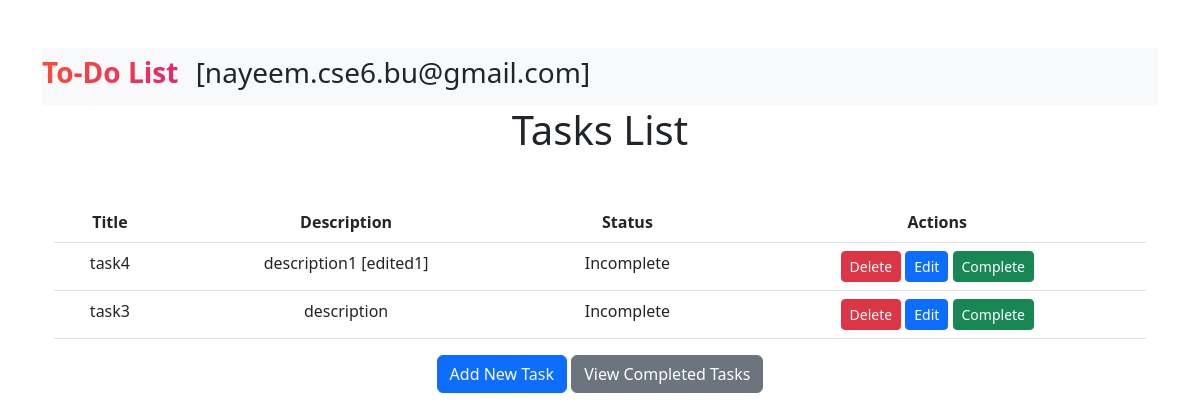
Before: /show_task/ with the older database file.
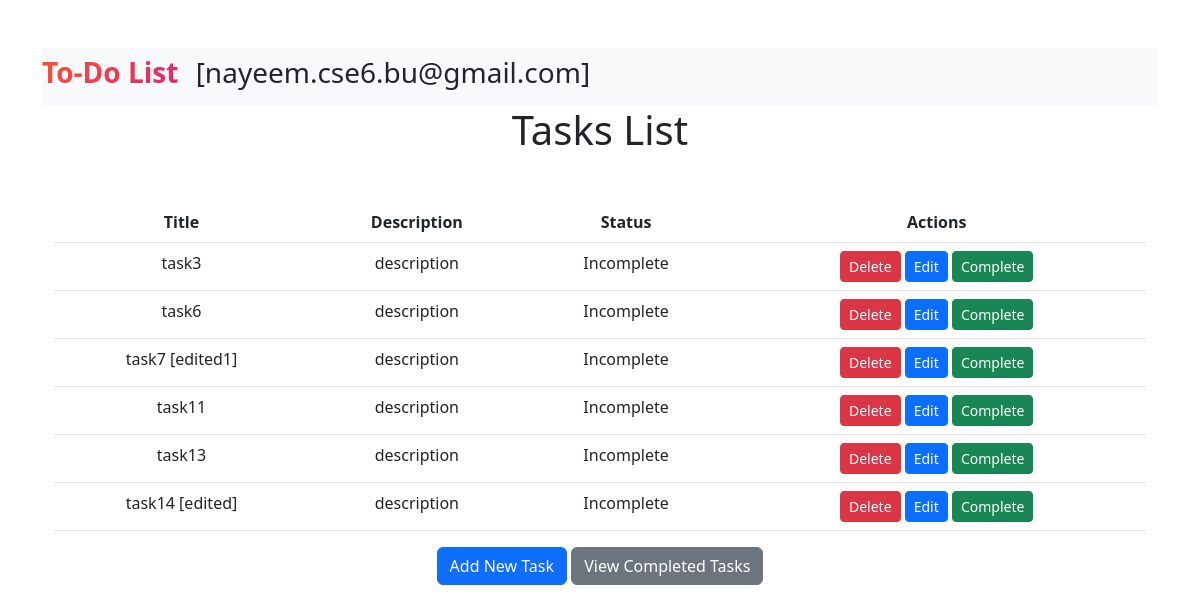
After: the same page with the newer database file.
### tasks/models.py (models this page shows)
class TaskModel(models.Model):
    task_title = models.CharField(max_length=100)
    task_description = models.TextField()
    is_completed = models.BooleanField(default=False)

### tasks/views.py (the view)
# urls.py: path('show_task/', views.show_task, name='show_task'),
def show_task(request):
    tasks = TaskModel.objects.filter(is_completed = False)
    return render(request, 'show_task.html', {'tasks': tasks})

### tasks/templates/show_task.html (shortened to what this page needs)
{% extends 'base.html' %}
{% block content %}
<h1>Tasks List</h1>
    <div class="container mt-5">
        <table class="table">
            <thead>
                <tr>
                    <th class="text-center">Title</th>
                    <th class="text-center">Description</th>
                    <th class="text-center">Status</th>
                    <th class="text-center">Actions</th>
                </tr>
            </thead>
            <tbody>
                {% for task in tasks %}
                <tr>
                    <td class="text-center">{{ task.task_title }}</td>
                    <td>{{ task.task_description }}</td>
                    <td class="text-center">Incomplete</td>
                    <td class="text-center">
                        <a href="{% url 'delete_task' task.id%}" class="btn btn-danger btn-sm">Delete</a>
                        <a href="{% url 'edit_task' task.id %}" class="btn btn-primary btn-sm">Edit</a>
                        <a href="{% url 'complete_task' task.id %}" class="btn btn-success btn-sm">Complete</a>
                    </td>
                </tr>
                {% endfor %}
            </tbody>
        </table>
        <div class="mt-3">
            <a href="{% url 'add_task' %}" class="btn btn-primary">Add New Task</a>
            <a href="{% url 'completed_task' %}" class="btn btn-secondary">View Completed Tasks</a>
        </div>
    </div>
{% endblock %}

### tasks/templates/base.html (shortened to what this page needs)
<!DOCTYPE html>
<html>
<head>
    <link rel="stylesheet" href="https://cdn.jsdelivr.net/npm/bootstrap@5.3.0/dist/css/bootstrap.min.css">
</head>
<body>
    <div class="container mt-5 text-center">
        <nav class="navbar navbar-expand-lg navbar-light bg-light">
            <h3>
                <strong style="background: linear-gradient(135deg, #FF512F, #DD2476); -webkit-background-clip: text; -webkit-text-fill-color: transparent;">
                    <a href="{% url 'home'%}">To-Do List</a>
                </strong>
                <span style="margin-left: 10px;">[nayeem.cse6.bu@gmail.com]</span>
            </h3>
        </nav>
        <div class="content">
            {% block content %}{% endblock %}
        </div>
    </div>
</body>
</html>

Changed rows visible on the page:
no longer on this page (row edited): TaskModel: task_title "task4", task_description "description1 [edited1]"
added TaskModel: task_title "task6", task_description "description"
added TaskModel: task_title "task7 [edited1]", task_description "description"
added TaskModel: task_title "task11", task_description "description"
added TaskModel: task_title "task13", task_description "description"
added TaskModel: task_title "task14 [edited]", task_description "description"
